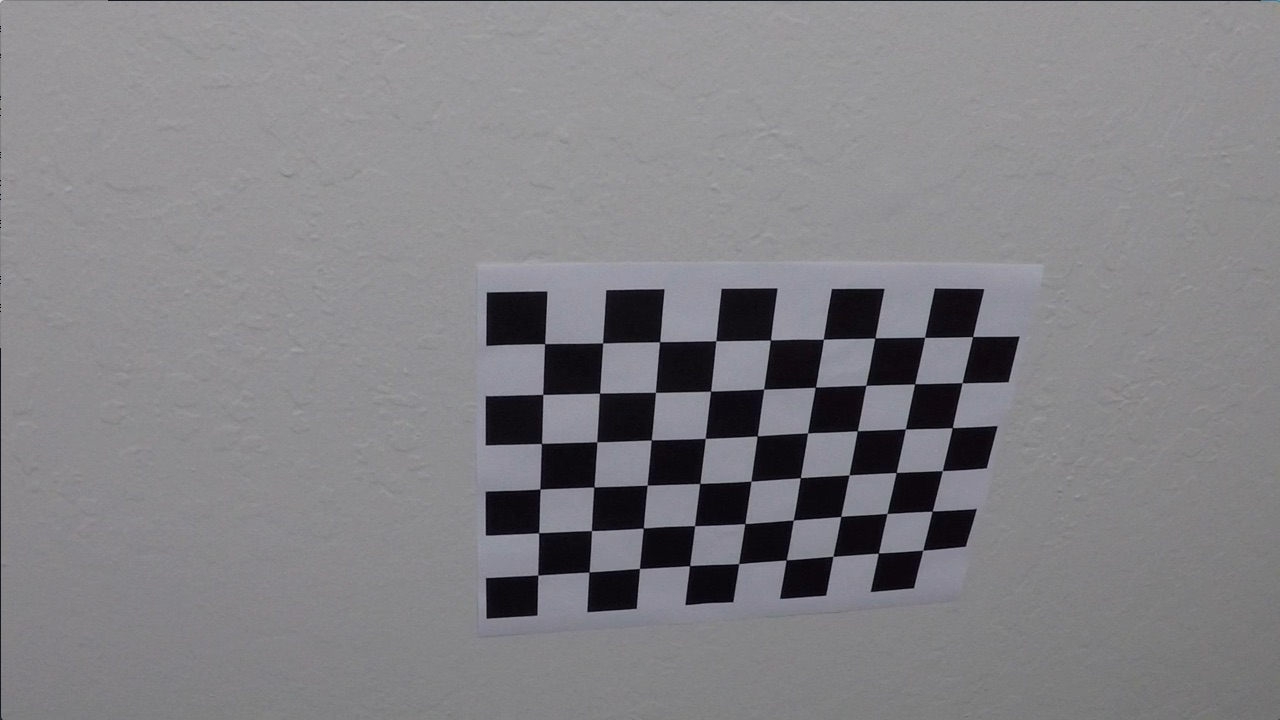
#> input picture Term 1/CarND-Advanced-Lane-Lines/camera_cal/calibration10.jpg, 1280 x 720 px; its folder holds only this picture in this run; the run also reads 1 picture not shown here
$ jupyter execute --allow-errors Advanced-Lane-Lines-W-Classes_v2.ipynb   (shell and % lines are left out)   (older library calls are emulated)
#> lines starting #> are read from the running program, lines starting #| are printed output that depends on the picture; after the words box and inside, x2 and y2 are one past the last pixel; in counts of white or black regions, pixels touching at a corner belong together
[cell 1]
import glob, pickle, cv2, glob, pickle
import numpy as np
import tracker
import matplotlib.pyplot as plt

from moviepy.editor import VideoFileClip

[cell 2]
import cv2
import numpy as np
from scipy import signal


# [330 lines left out: functions abs_sobel, gradient_magnitude, gradient_direction, gaussian_blur, extract_yellow, extract_dark and 11 more, not called in this run]

[cell 3]
ROWS, COLUMNS = 9, 6

def get_camera_calibration():
    # prepare object points and image points from images
    objp = np.zeros((COLUMNS*ROWS,3), np.float32)
    objp[:,:2] = np.mgrid[0:ROWS, 0:COLUMNS].T.reshape(-1, 2)

    objpoints = []
    imgpoints = []

    calibration_images = glob.glob('./camera_cal/calibration*.jpg')

    for index, filename in enumerate(calibration_images):
        img = cv2.imread(filename)
#> img is the input picture: shape (720, 1280, 3); mean B, G, R 133.1, 129.4, 130.2
        gray = cv2.cvtColor(img, cv2.COLOR_BGR2GRAY)

        # find corners
        ret, corners = cv2.findChessboardCorners(gray, (ROWS,COLUMNS),None)
#> ret = True; corners = 54 rows, first 8: [545.3, 343.1], [602.7, 342.8], [660.1, 341.3], [715.8, 340.7], [770.6, 340], [823.5, 339.2], [874.3, 338.5], [925.1, 337.4]

        # find object and image points
        if ret == True:
            #print("working on image: ", index)
            objpoints.append(objp)
            imgpoints.append(corners)

            #display corners
            cv2.drawChessboardCorners(img, (ROWS, COLUMNS), corners, ret)
#> img: shape (720, 1280, 3); 1.91% of pixels changed, all inside (x1, y1, x2, y2) = (532, 331, 980, 582)
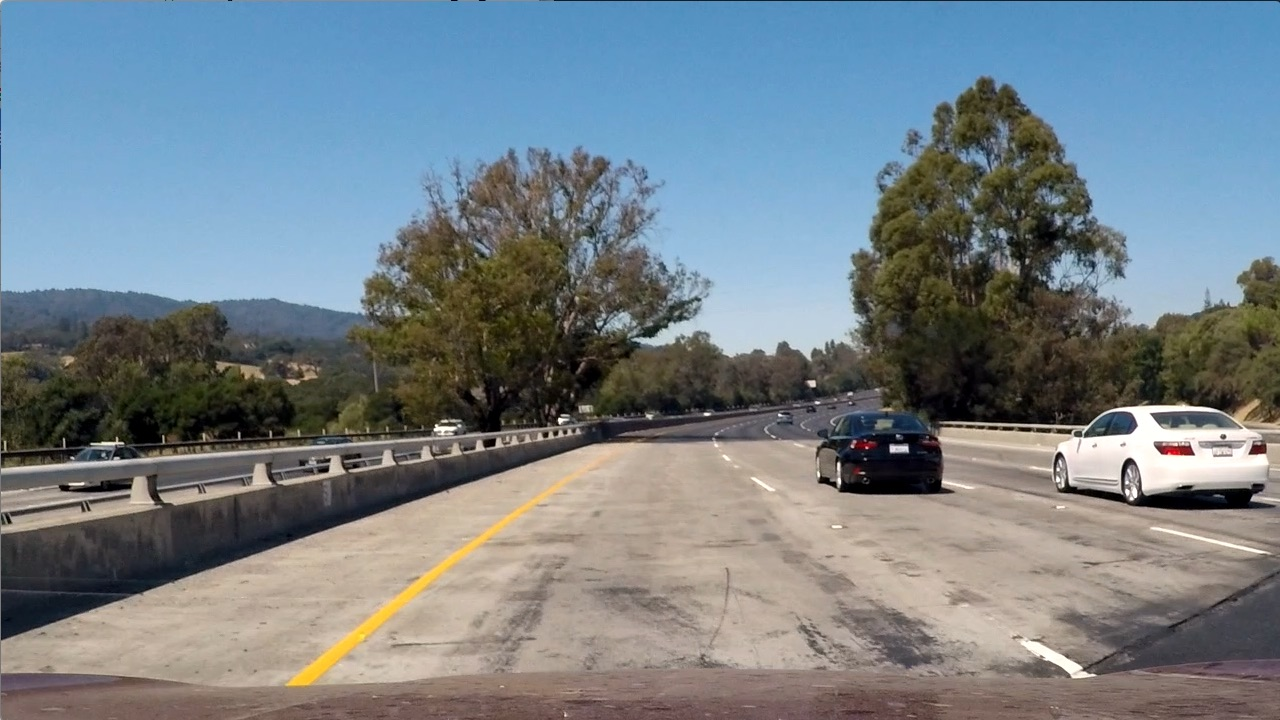
#> input picture Term 1/CarND-Advanced-Lane-Lines/test_images/test1.jpg, 1280 x 720 px
#> further down, image is the input picture: shape (720, 1280, 3); mean B, G, R 135.5, 128.7, 117.5
            write_name = './output_images/corners_found'+str(index)+'.jpg'
            cv2.imwrite(write_name, img)


    img = cv2.imread('./camera_cal/calibration1.jpg')
    img_size = (img.shape[0], img.shape[1])

    ret, mtx, dist, rvecs, tvecs = cv2.calibrateCamera(objpoints, imgpoints, img_size, None, None)
    return objpoints, imgpoints, mtx, dist

[cell 4]
class PerspectiveTransform:
    def __init__(self, src, dst):
        """
        Class transforming perspective
        """
        self.src = src
        self.dst = dst
        self.M = cv2.getPerspectiveTransform(src, dst)
        self.Minv = cv2.getPerspectiveTransform(dst, src)

    def warp(self, img):
        return cv2.warpPerspective(img, self.M, (img.shape[1], img.shape[0]), flags=cv2.INTER_LINEAR)

    def inverse_warp(self, img):
        return cv2.warpPerspective(img, self.Minv, (img.shape[1], img.shape[0]), flags=cv2.INTER_LINEAR)

    def undistort(self, img):
        return cv2.undistort(img, mtx, dist, None, mtx)

    def get_histogram(self, img):
        return np.sum(img[int(img.shape[0]/2):,:], axis=0)

    # [29 lines left out: function generate_binary1, not called in this run]

    def generate_binary2(self, img):
        ksize = 3
        hls = cv2.cvtColor(img, cv2.COLOR_RGB2HLS)
#> hls: shape (720, 1280, 3); mean of channels 0, 1, 2 68.1, 126.7, 74.4
        s_channel = hls[:,:,2]
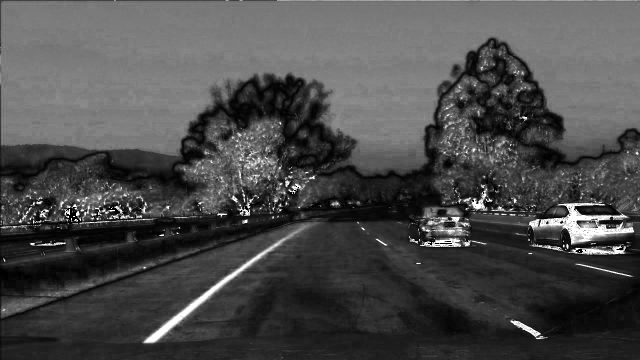
#> s_channel: shape (720, 1280) (shown at 1/2 size); min 0, max 255, mean 74.4

        # Grayscale image
        gray = cv2.cvtColor(img, cv2.COLOR_RGB2GRAY)

        # Sobel x
        sobelx = cv2.Sobel(gray, cv2.CV_64F, 1, 0) # Take the derivative in x
        abs_sobelx = np.absolute(sobelx) # Absolute x derivative to accentuate lines away from horizontal
        scaled_sobel = np.uint8(255*abs_sobelx/np.max(abs_sobelx))

        # Threshold x gradient
        thresh_min = 70
        thresh_max = 100
        sxbinary = np.zeros_like(scaled_sobel)
        sxbinary[(scaled_sobel >= thresh_min) & (scaled_sobel <= thresh_max)] = 1

        # Threshold color channel
        s_thresh_min = 180
        s_thresh_max = 255
        s_binary = np.zeros_like(s_channel)
        s_binary[(s_channel >= s_thresh_min) & (s_channel <= s_thresh_max)] = 1

        # Stack each channel to view their individual contributions in green and blue respectively
        # This returns a stack of the two binary images, whose components you can see as different colors
        color_binary = np.dstack(( np.zeros_like(sxbinary), sxbinary, s_binary))

        # Combine the two binary thresholds
        combined_binary = np.zeros_like(sxbinary)
        combined_binary[(s_binary == 1) | (sxbinary == 1)] = 1

        return combined_binary

#> (a cell that did not finish here is left out)

[cell 6]
# plot distorted image
import matplotlib.pyplot as plt

image = cv2.imread('./camera_cal/calibration1.jpg')

OFFSET = 130
SRC = np.float32([
    (132, 703),
    (540, 466),
    (740, 466),
    (1147, 703)])

DST = np.float32([
    (SRC[0][0] + OFFSET, 720),
    (SRC[0][0] + OFFSET, 0),
    (SRC[-1][0] - OFFSET, 0),
    (SRC[-1][0] - OFFSET, 720)])

transformer = PerspectiveTransform(SRC, DST)
#> (the rest of this cell did not finish here and is left out)

[cell 7]
image = cv2.imread('./test_images/test1.jpg')
im2 = transformer.warp(image)

plt.figure(figsize=(30,10))
plt.subplot(1,2,1)
plt.hold(True)
plt.imshow(image)
plt.xlabel('Original image')
plt.subplot(1,2,2)
plt.hold(True)
plt.imshow(im2)
plt.xlabel('Warped image')
plt.show()

[cell 8]
binary = transformer.generate_binary2(image)
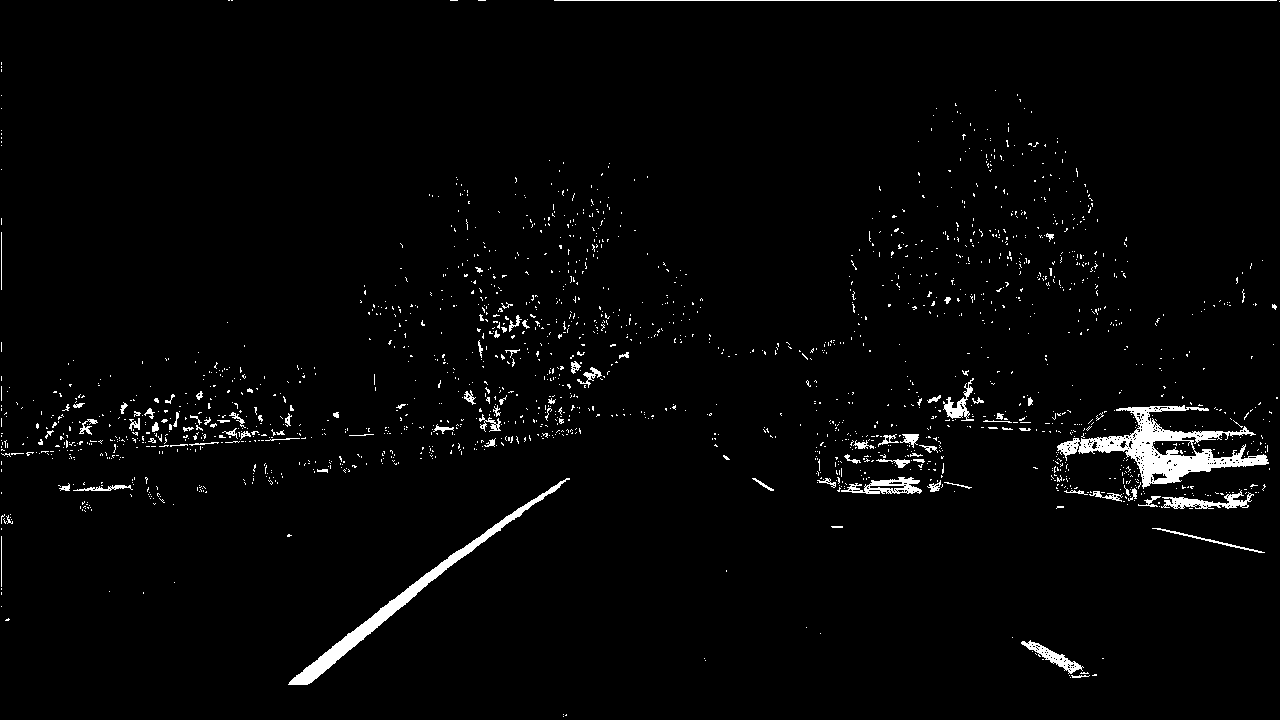
#> binary: shape (720, 1280); values 0 (black) and 1 (white), 2.4% white; 1917 white regions (1822 under 20 px), largest, box (x1, y1, x2, y2) and area: (1057, 405, 1269, 489) 5149, (288, 478, 570, 685) 3264, (554, 0, 1277, 1) 723
warped = transformer.warp(binary)

for i in range(1):
    f, (ax1, ax2) = plt.subplots(1, 2, figsize=(20,20))
    ax1.imshow(binary, cmap="gray")
    ax1.set_title("Binary Image", fontsize=30)
    ax2.imshow(warped, cmap="gray")
    ax2.set_title('Undistorted & Warped Image', fontsize=30)

[cell 9]
histogram = transformer.get_histogram(warped)
#> histogram = 1280 values, max 338 at index 373, min 0 at index 0, mean 6.2

f, (ax1, ax2) = plt.subplots(1, 2, figsize=(20,10))
ax1.imshow(warped, cmap="gray")
plt.plot(histogram)
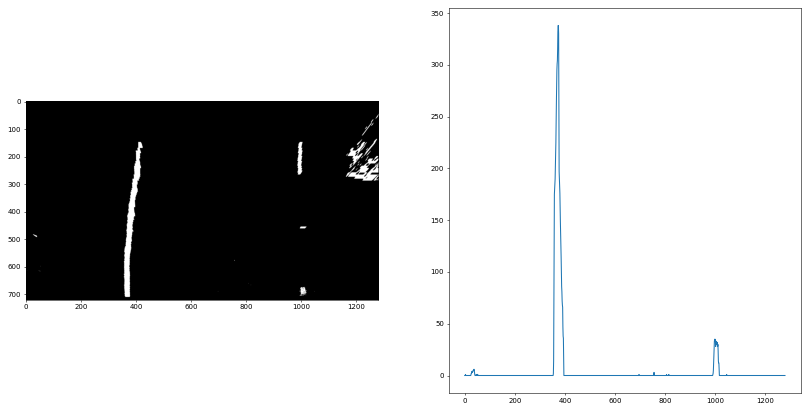
#> figure drawn by matplotlib, 2 panels; panel 2: curve peaks at x = 373, y = 338
#> (the rest of the program and of its run is left out)
